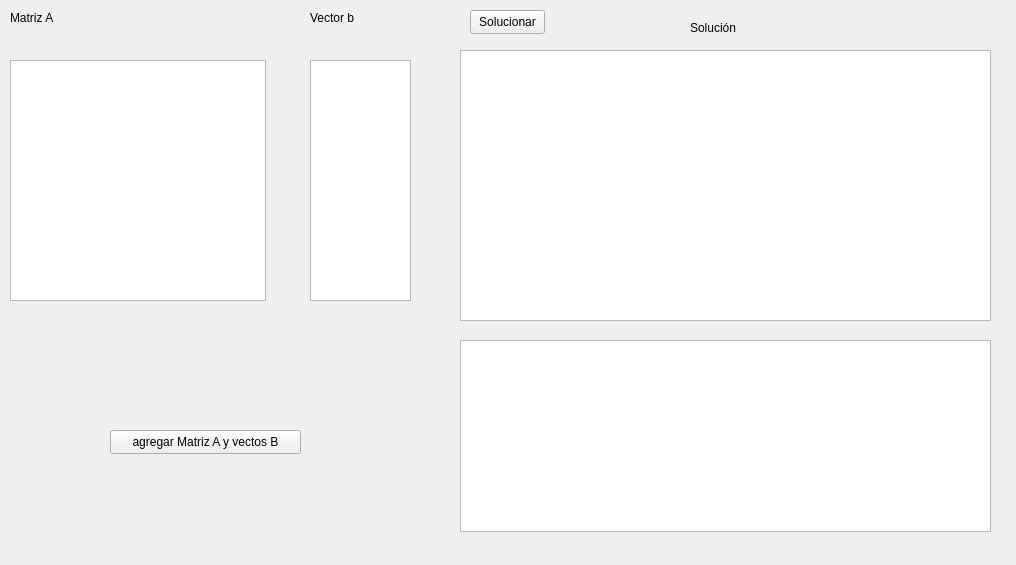
<?xml version="1.0" encoding="UTF-8"?>
<ui version="4.0">
 <class>Pivote_Total</class>
 <widget class="QWidget" name="Pivote_Total">
  <property name="geometry">
   <rect>
    <x>0</x>
    <y>0</y>
    <width>1016</width>
    <height>565</height>
   </rect>
  </property>
  <property name="windowTitle">
   <string>Form</string>
  </property>
  <widget class="QLabel" name="label_2">
   <property name="geometry">
    <rect>
     <x>310</x>
     <y>10</y>
     <width>55</width>
     <height>16</height>
    </rect>
   </property>
   <property name="text">
    <string>Vector b</string>
   </property>
  </widget>
  <widget class="QPushButton" name="bt_setAb">
   <property name="geometry">
    <rect>
     <x>110</x>
     <y>430</y>
     <width>191</width>
     <height>24</height>
    </rect>
   </property>
   <property name="text">
    <string>agregar Matriz A y vectos B</string>
   </property>
  </widget>
  <widget class="QTableWidget" name="tabla_b">
   <property name="geometry">
    <rect>
     <x>310</x>
     <y>60</y>
     <width>101</width>
     <height>241</height>
    </rect>
   </property>
  </widget>
  <widget class="QTableWidget" name="tabla_A">
   <property name="enabled">
    <bool>true</bool>
   </property>
   <property name="geometry">
    <rect>
     <x>10</x>
     <y>60</y>
     <width>256</width>
     <height>241</height>
    </rect>
   </property>
  </widget>
  <widget class="QLabel" name="label">
   <property name="geometry">
    <rect>
     <x>10</x>
     <y>10</y>
     <width>55</width>
     <height>16</height>
    </rect>
   </property>
   <property name="text">
    <string>Matriz A</string>
   </property>
  </widget>
  <widget class="QPushButton" name="solve">
   <property name="geometry">
    <rect>
     <x>470</x>
     <y>10</y>
     <width>75</width>
     <height>24</height>
    </rect>
   </property>
   <property name="text">
    <string>Solucionar</string>
   </property>
  </widget>
  <widget class="QLabel" name="label_3">
   <property name="geometry">
    <rect>
     <x>690</x>
     <y>20</y>
     <width>55</width>
     <height>16</height>
    </rect>
   </property>
   <property name="text">
    <string>Solución</string>
   </property>
  </widget>
  <widget class="QTableWidget" name="table_resolut">
   <property name="geometry">
    <rect>
     <x>460</x>
     <y>340</y>
     <width>531</width>
     <height>192</height>
    </rect>
   </property>
  </widget>
  <widget class="QTableWidget" name="tabla_solve">
   <property name="geometry">
    <rect>
     <x>460</x>
     <y>50</y>
     <width>531</width>
     <height>271</height>
    </rect>
   </property>
  </widget>
 </widget>
 <resources/>
 <connections/>
</ui>
